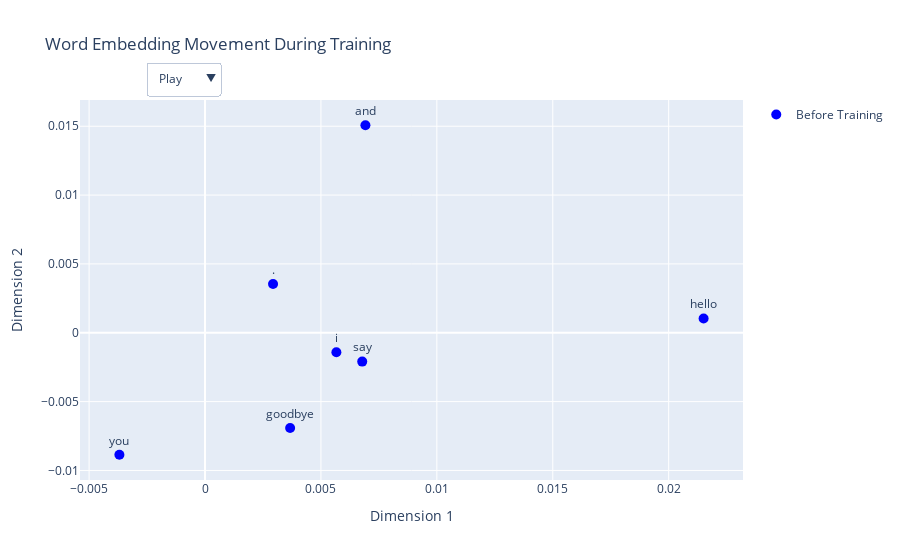

Write notebook code for a chart like this one.
### Code cell
import numpy as np
import plotly.graph_objs as go
from plotly.subplots import make_subplots

# 학습 전 단어 임베딩을 numpy 배열로 변환
pre_training_vecs = np.array([model.first_W_in[i] for i in range(len(id_to_word))])

# 학습 후 단어 임베딩을 numpy 배열로 변환
post_training_vecs = np.array([word_vecs[word_id] for word_id in id_to_word.keys()])

# 단어와 해당 위치를 매핑
word_labels = [word for _, word in id_to_word.items()]

# 애니메이션 데이터 생성
frames = []
n_steps = 30  # 애니메이션 프레임 수

for step in range(n_steps + 1):
    # 각 단계에서의 위치 계산
    interpolated_positions = pre_training_vecs + (post_training_vecs - pre_training_vecs) * (step / n_steps)
    frames.append(go.Frame(data=[
        go.Scatter(
            x=interpolated_positions[:, 0],
            y=interpolated_positions[:, 1],
            mode='markers+text',
            text=word_labels,
            textposition='top center',
            marker=dict(size=10, color='blue')
        )
    ], name=f'Step {step}'))

# 초기 위치 플롯
initial_trace = go.Scatter(
    x=pre_training_vecs[:, 0],
    y=pre_training_vecs[:, 1],
    mode='markers+text',
    text=word_labels,
    textposition='top center',
    marker=dict(size=10, color='blue'),
    name='Before Training'
)

# 학습 후 위치 플롯
final_trace = go.Scatter(
    x=post_training_vecs[:, 0],
    y=post_training_vecs[:, 1],
    mode='markers+text',
    text=word_labels,
    textposition='top center',
    marker=dict(size=10, color='red'),
    name='After Training'
)

# 서브플롯 설정
fig = make_subplots(rows=1, cols=1)

# 초기 트레이스 추가
fig.add_trace(initial_trace)

# 애니메이션 프레임 추가
fig.frames = frames

# 애니메이션 속성 설정
fig.update_layout(
    title='Word Embedding Movement During Training',
    showlegend=True,
    updatemenus=[{
        'buttons': [
            {
                'args': [None, {'frame': {'duration': 100, 'redraw': True}, 'mode': 'immediate'}],
                'label': 'Play',
                'method': 'animate',
            },
            {
                'args': [[None], {'frame': {'duration': 0, 'mode': 'immediate'}}],
                'label': 'Pause',
                'method': 'animate',
            },
        ],
        'direction': 'down',
        'showactive': False,
        'type': 'dropdown',
        'x': 0.1,
        'xanchor': 'left',
        'y': 1.1,
        'yanchor': 'top',
    }],
    xaxis_title='Dimension 1',
    yaxis_title='Dimension 2'
)

# 플롯 보여주기
fig.show()

### Figure 1 — Plotly figure (JSON) as saved in the notebook; plotly's stock layout.template omitted (floating-point values rounded to 4 significant figures)
{"data": [{"marker": {"color": "blue", "size": 10}, "mode": "markers+text", "name": "Before Training", "text": ["you", "say", "goodbye", "and", "i", "hello", "."], "textposition": "top center", "type": "scatter", "x": [-0.003693, 0.006781, 0.003671, 0.006919, 0.005667, 0.02151, 0.002934], "y": [-0.008859, -0.002093, -0.006919, 0.01507, -0.001416, 0.001042, 0.003538]}], "layout": {"showlegend": true, "title": {"text": "Word Embedding Movement During Training"}, "updatemenus": [{"buttons": [{"args": [null, {"frame": {"duration": 100, "redraw": true}, "mode": "immediate"}], "label": "Play", "method": "animate"}, {"args": [[null], {"frame": {"duration": 0, "mode": "immediate"}}], "label": "Pause", "method": "animate"}], "direction": "down", "showactive": false, "type": "dropdown", "x": 0.1, "xanchor": "left", "y": 1.1, "yanchor": "top"}], "xaxis": {"anchor": "y", "domain": [0, 1], "title": {"text": "Dimension 1"}}, "yaxis": {"anchor": "x", "domain": [0, 1], "title": {"text": "Dimension 2"}}}}
